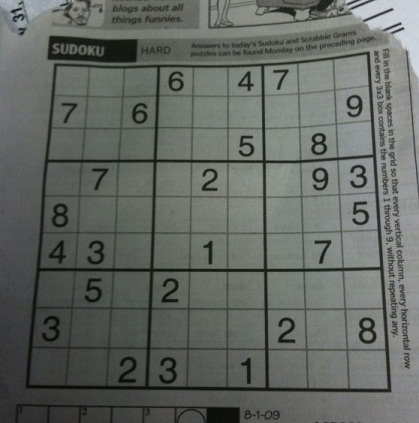
#> input picture Frontend/Superdoku/Assets/Images/Test/sudoku-original.jpg, 419 x 423 px, found by its file name
$ jupyter execute 'Sudoku Puzzle Extraction (OpenCV).ipynb'
#> lines starting #> are read from the running program, lines starting #| are printed output that depends on the picture; after the words box and inside, x2 and y2 are one past the last pixel; in counts of white or black regions, pixels touching at a corner belong together
# Sudoku Puzzle Extraction using OpenCV
See: https://medium.com/@neshpatel/solving-sudoku-part-ii-9a7019d196a2

First steps are to define a few utility functions for displaying and ploting things

[cell 1]
import cv2
import numpy as np
from IPython.display import Image

[cell 2]
import glob
glob.glob("../../Images/*")

[cell 3]
def showImg(title, image):
    cv2.imshow(title, image)

    # For Jupyter Notebook support
    cv2.waitKey(0)
    cv2.destroyAllWindows()

[cell 4]
# See: https://gist.github.com/mineshpatel1/22e86200eee86ebe3e221343b26fc3f3#file-display_points-py
def display_points(in_img, points, radius=5, colour=(0, 0, 255)):
    """Draws circular points on an image."""
    img = in_img.copy()

    # Dynamically change to a colour image if necessary
    if len(colour) == 3:
        if len(img.shape) == 2:
            img = cv2.cvtColor(img, cv2.COLOR_GRAY2BGR)
        elif img.shape[2] == 1:
            img = cv2.cvtColor(img, cv2.COLOR_GRAY2BGR)

    for point in points:
        img = cv2.circle(img, tuple(int(x) for x in point), radius, colour, -1)
    showImg("Display Points", img)
    return img

[cell 5]
def plot_many_images(images, titles, rows=1, columns=2):
    """Plots each image in a given list in a grid format using Matplotlib."""
    for i, image in enumerate(images):
        plt.subplot(rows, columns, i+1)
        plt.imshow(image, 'gray')
        plt.title(titles[i])
        plt.xticks([]), plt.yticks([])  # Hide tick marks
    plt.show()

[cell 6]
def display_rects(in_img, rects, colour=255):
    """Displays rectangles on the image."""
    img = in_img.copy()
    for rect in rects:
        img = cv2.rectangle(img, tuple(int(x) for x in rect[0]), tuple(int(x) for x in rect[1]), colour)
    showImg("Display Rectangles", img)
    return img

[cell 7]
def show_digits(digits, colour=255):
    """Shows list of 81 extracted digits in a grid format"""
    rows = []
    with_border = [cv2.copyMakeBorder(img.copy(), 1, 1, 1, 1, cv2.BORDER_CONSTANT, None, colour) for img in digits]
    for i in range(9):
        row = np.concatenate(with_border[i * 9:((i + 1) * 9)], axis=1)
        rows.append(row)
    showImg("Show Digits", np.concatenate(rows))

[cell 8]
def get_resized_img(img, threshold_dim=(500, 500)):
    width, height, channels = img.shape
    # If the image width and height do not exceed the specified threshold dimensions then resize accordingly
    if width < threshold_dim[0] and height < threshold_dim[1]:
        return cv2.resize(img, threshold_dim, interpolation=cv2.INTER_AREA)
    # Otherwise, return the original image
    return img

## What Are We Looking For?
Let’s start with an photo of a Sudoku board

[cell 9]
file_path = '../../Images/sudoku-original.jpg'
Image(file_path)

The board is at the center of the image and it’s really the only bit we’re interested in. The first thing we’ll want to do is separate the wheat from the chaff. The minimum information we need to do that are the four corners of the grid.

A human would trivially be able to identify the 4 corners of the grid and wouldn’t have to think about how they do it. Human brains handle this subconsciously. Sadly, this isn’t as easy for our technological troubadour and we will need to get a bit creative.

## How Computers Can See

Programming using images is quite complex and involves quite a lot of non-trivial mathematics. Luckily for us, there is an open source project, OpenCV, which has been made especially for these tasks. Luckier still, there are Python bindings for this project which Bernard will understand. Use ```pip install opencv-python``` to install the module and its dependencies. The following snippet reads an image from disk:

[cell 10]
img = cv2.imread(file_path, cv2.IMREAD_COLOR)
#> img is the input picture: shape (423, 419, 3); mean B, G, R 98.9, 103.6, 99.4
print(type(img))
#| <class 'numpy.ndarray'>
print(img.shape)
#| (423, 419, 3)
print(img)
#> (printed output is left out)
showImg("Original Image", img)

[cell 11]
# Assert that the image is at least 500x500 (if not then we have to resize it accordingly)
print("Original Dimensions: {}".format(img.shape))
#| Original Dimensions: (423, 419, 3)

[cell 12]
resized = get_resized_img(img)
print("Resized Dimensions: {}".format(resized.shape))
#| Resized Dimensions: (500, 500, 3)
showImg("Resized", resized)

If we inspect the type of ```img``` we can see that it's actually a [Numpy array](https://docs.scipy.org/doc/numpy-1.13.0/reference/arrays.ndarray.html). [Numpy](http://www.numpy.org/) is a Python module optimised for mathematic operations with matrices, and is certainly worth reading up on.

When we look at the content of ```img``` it appears at first glance to be somewhat incomprehensible. However when we use ```imshow``` to display the image on the screen it looks fine, so clearly the computer is comprehending it. The structure is actually quite simple: the [shape](https://docs.scipy.org/doc/numpy-1.13.0/reference/generated/numpy.ndarray.shape.html) of the array is 2-D (according to height and width of the image) and each pixel is represented by a [tuple](https://www.tutorialspoint.com/python/python_tuples.htm) of 3 representing the [Blue-Green-Red (BGR)](https://en.wikipedia.org/wiki/RGB_color_model) color channels (it defaults to BGR, not RGB). Each channel is an integer between 0 and 255, so ```(0, 0, 0)``` is pure black and ```(255, 255, 255)``` is pure white. These are in a list of lists (2-D matrix) where the number of rows is the height of the image and the number of columns the width. If we choose to read the image as greyscale (use ```cv2.IMREAD_GRAYSCALE```), the color information is lost and each element simply becomes a single integer between 0 and 255, representing the brightness of the pixel.

Back to the task at hand, we need a method for identifying the grid in the center. We’re going to take advantage of the fact that the Sudoku grid will likely be the largest complete feature in the image, assuming the photographer was competent and not attempting some elaborate and unusually cruel deception. The grid in the middle is the only relevant information in the image, so we want to get the coordinates of the four corners of the grid in order to keep the grid and remove the nonsense.

There are functions we can use to try to detect the corners in the image, but before doing that we should process the image to improve the reliability of those operations. At the moment the image is mostly grays and each pixel as some grey value between 0 and 255. This is quite noisy for the operations we will perform for corner detection. A way to reduce this is by applying [binary thresholding](http://docs.opencv.org/3.0-beta/doc/py_tutorials/py_imgproc/py_thresholding/py_thresholding.html#thresholding). These algorithms reduce an image to pure black and white, based on the contrast. Global thresholding (a.k.a, Binary thresholding) makes the split based on a threshold measured from the entire image, whereas adaptive thresholding calculates a threshold for each pixel in the image based on the mean value of surrounding pixels. This is useful when the contrast is uneven across parts of the image (e.g., shadows, etc.), which is pretty likely given the nature of human photographers.

[cell 13]
from matplotlib import pyplot as plt

img = cv2.imread(file_path, cv2.IMREAD_GRAYSCALE)
#> img: shape (423, 419)

# Binary global threshold using a value of 127
ret, threshold1 = cv2.threshold(img, 127, 255, cv2.THRESH_BINARY)
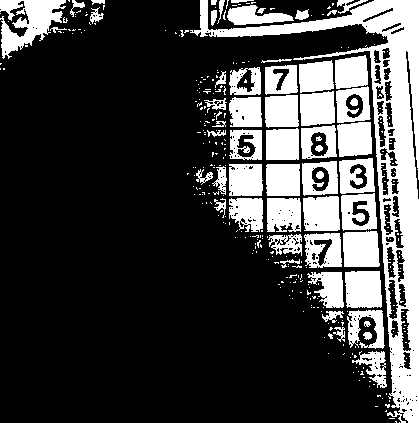
#> threshold1: shape (423, 419); 25.6% white; 333 white regions (274 under 20 px), largest, box (x1, y1, x2, y2) and area: (190, 0, 419, 423) 14935, (0, 0, 66, 59) 2037, (345, 271, 382, 308) 1282

# Binary adaptive threshold using 11 nearest neighbour pixels
threshold2 = cv2.adaptiveThreshold(img, 255, cv2.ADAPTIVE_THRESH_GAUSSIAN_C, cv2.THRESH_BINARY, 11, 2)
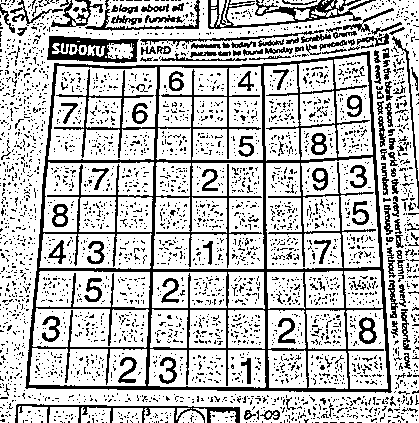
#> threshold2: shape (423, 419); 74.8% white; black in thin lines or dots

# showImg("Binary", threshold1)
# showImg("Adaptive", threshold2)
plot_many_images([threshold1, threshold2], ['Global (Binary)', 'Adaptive'])
#> the loop in plot_many_images, `for i, image in enumerate(images):` made 1 pass
#> (the call stopped at in plot_many_images, `plt.subplot(rows, columns, i+1)`: IPython is not available in this run)

We can also [blur](https://docs.opencv.org/3.1.0/d4/d13/tutorial_py_filtering.html) the image beforehand to reduce the noise picked up by the thresholding algorithm and [dilate](https://docs.opencv.org/3.0-beta/doc/py_tutorials/py_imgproc/py_morphological_ops/py_morphological_ops.html#dilation) the image to increase the thickness of the lines. It's necessary to preprocess the image in this way so that the computer can interpret pixels correctly to identify the sudoku puzzle.

[cell 14]
def pre_process_image(img, skip_dilate=False, show_steps=False):
    """Uses a blurring function, adaptive thresholding and dilation to expose the main features of an image."""
#> called with skip_dilate = False, show_steps = True

    # Gaussian blur with a kernal size (height, width) of 9.
    # Note that kernal sizes must be positive and odd and the kernel must be square.
    gaussian = cv2.GaussianBlur(img.copy(), (9, 9), 0)
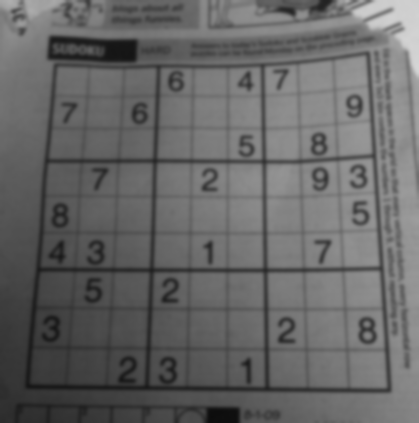
#> gaussian: shape (423, 419); min 12, max 213, mean 101.9

    # Adaptive threshold using 11 nearest neighbour pixels
    adaptive = cv2.adaptiveThreshold(gaussian, 255, cv2.ADAPTIVE_THRESH_GAUSSIAN_C, cv2.THRESH_BINARY, 11, 2)
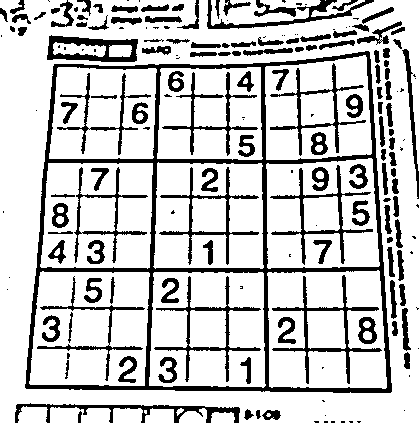
#> adaptive: shape (423, 419); 78.7% white; 189 black regions (65 under 20 px), largest, box (x1, y1, x2, y2) and area: (25, 51, 392, 393) 10968, (272, 275, 382, 384) 1391, (154, 276, 261, 382) 1255

    # Invert colours, so gridlines have non-zero pixel values.
    # Necessary to dilate the image, otherwise will look like erosion instead.
    proc = cv2.bitwise_not(adaptive, adaptive)

    if not skip_dilate:
        # Dilate the image to increase the size of the grid lines.
#         kernel = np.array([[0., 1., 0.], [1., 1., 1.], [0., 1., 0.]])
        kernel = cv2.getStructuringElement(cv2.MORPH_RECT, (3,3))
        proc = cv2.dilate(proc, kernel, iterations=1)
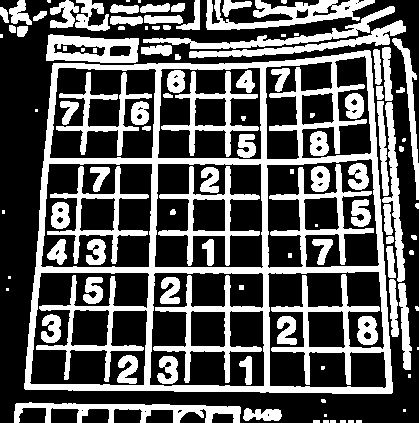
#> proc: shape (423, 419); 35.2% white; 110 white regions (26 under 20 px)

    # Display images
    if show_steps:
        plot_many_images(
            [img, gaussian, adaptive, proc],
            ['Original', 'Blur', 'Adaptive Threshold', 'Bitwise Not' if skip_dilate else 'Dilate'],
            rows=2, columns=2
        )
#> (the call stopped at in plot_many_images, `plt.subplot(rows, columns, i+1)`: IPython is not available in this run)

    return proc

[cell 15]
img = cv2.imread(file_path, cv2.IMREAD_GRAYSCALE)
processed = pre_process_image(img, skip_dilate=False, show_steps=True)
showImg("Processed", processed)

Compare the adaptive threshold images from the previous implementation that didn't use gaussian blurring to see the noise reduction when we use blurring: in this case less detail is more. Now we’ve reduced the complexity of the image considerably and have retained the feature of the image we are interested in, the only bit left is to have Bernard pick out the right shape. As the photographer is trying to take a photo of the Sudoku board, we can assume that it is the largest single feature in the image so long as the photographer isn’t an ignoramus.

Contours are a way of describing the boundaries of a shape that has the exact same intensity. Since we converted to binary tones using thresholding, we can use the [findContours](https://docs.opencv.org/3.3.0/d4/d73/tutorial_py_contours_begin.html) (algorithm) function to detect the contours in the image:

[cell 16]
# Find the contours in the image
# cv2.RETR_TREE indicates how the contours will be retrieved:
# See: https://docs.opencv.org/trunk/d9/d8b/tutorial_py_contours_hierarchy.html
#
# cv2.CHAIN_APPROX_SIMPLE condenses the contour information, only storing the minimum number of points to describe
# the contour shape.
ext_contours, hier = cv2.findContours(processed.copy(), cv2.RETR_EXTERNAL, cv2.CHAIN_APPROX_SIMPLE)
#> ext_contours = 67 contours, 31 with area under 20; largest, box (x1, y1, x2, y2) and area: (24, 50, 393, 394) 113184, (206, 0, 375, 30) 2162, (46, 34, 139, 63) 2128, (14, 402, 241, 423) 1748, (143, 6, 395, 49) 1466
contours, hier = cv2.findContours(processed.copy(), cv2.RETR_LIST, cv2.CHAIN_APPROX_SIMPLE)
#> contours = 166 contours, 63 with area under 20; largest, box (x1, y1, x2, y2) and area: (24, 50, 393, 394) 113184, (40, 163, 153, 268) 10979, (154, 163, 264, 269) 10946, (267, 271, 387, 389) 9860, (29, 272, 150, 386) 9650

processed = cv2.cvtColor(processed, cv2.COLOR_GRAY2RGB)
#> processed: shape (423, 419, 3); 35.2% white; 110 white regions (26 under 20 px)

# Draw all of the contours on the image in 2px red lines
all_contours = cv2.drawContours(processed.copy(), contours, -1, (255, 0, 0), 2)
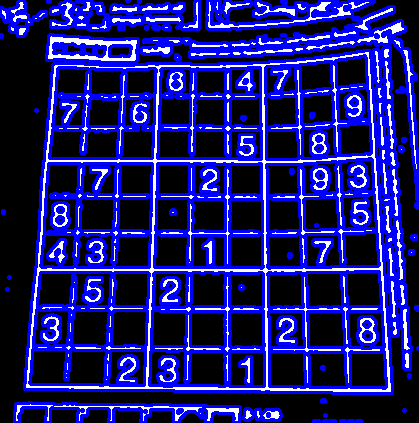
#> all_contours: shape (423, 419, 3); mean B, G, R 122.8, 27, 27
external_only = cv2.drawContours(processed.copy(), ext_contours, -1, (255, 0, 0), 2)
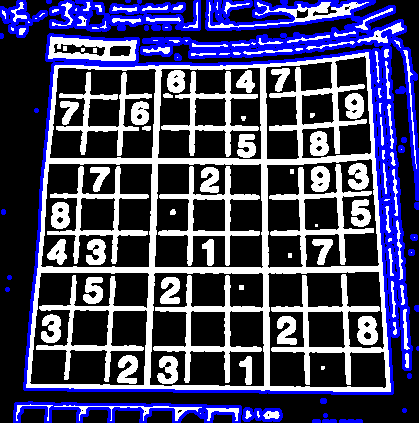
#> external_only: shape (423, 419, 3); mean B, G, R 101.5, 68.4, 68.4

# showImg("All Contours", all_contours)
# showImg("External Only", external_only)

plot_many_images([all_contours, external_only], ['All Contours', 'External Only'])
#> (the call stopped at in plot_many_images, `plt.subplot(rows, columns, i+1)`: IPython is not available in this run)

We can see that the contours describe the shapes we need incredibly well and that we only need the external contours to extract the board from the rest of the image. The function [cv2.contourArea](https://docs.opencv.org/trunk/dd/d49/tutorial_py_contour_features.html) is handy here as we can use it to easily get the largest feature in the image. We could use the [Ramer-Douglas-Peucker](https://en.wikipedia.org/wiki/Ramer%E2%80%93Douglas%E2%80%93Peucker_algorithm) algorithm to approximate the number of sides of the shape as well as this would allow us to filter for rectangular objects only. However, this limitation can give false negatives when folds in the page give the illusion that the grid had 5 sides instead of 4. As such it is more reliable to do away with this constraint and solely base the grid on the area.

Finally, getting the four corners of the grid is easy with the following logic:

* Top left point has the smallest ```x``` and smallest ```y``` coordinate, so minimize ```x + y```.
* Top right point has the largest ```x``` and the smallest ```y``` coordinate, so maximise ```x - y```.
* Bottom right point has the largest ```x``` and the largest ```y``` coordinate, so maximise ```x + y```.
* Bottom left point has the smallest ```x``` and the largest ```y``` coordinate, so minimise ```x - y```.

[cell 17]
import operator

def find_corners_of_largest_polygon(img):
    """Finds the 4 extreme corners of the largest contour in the image."""
    contours, h = cv2.findContours(img.copy(), cv2.RETR_EXTERNAL, cv2.CHAIN_APPROX_SIMPLE)  # Find contours
#> contours has the same summary as ext_contours outside find_corners_of_largest_polygon; h = 67 rows, first 6: [1, -1, -1, -1], [2, 0, -1, -1], [3, 1, -1, -1], [4, 2, -1, -1], [5, 3, -1, -1], [6, 4, -1, -1]
    contours = sorted(contours, key=cv2.contourArea, reverse=True)  # Sort by area, descending
    polygon = contours[0]  # Largest image
#> polygon = contour of 169 points, box (x1, y1, x2, y2) (24, 50, 393, 394), area 113184

    # Use of `operator.itemgetter` with `max` and `min` allows us to get the index of the point
    # Each point is an array of 1 coordinate, hence the [0] getter, then [0] or [1] used to get x and y respectively.

    # Bottom-right point has the largest (x + y) value
    # Top-left has point smallest (x + y) value
    # Bottom-left point has smallest (x - y) value
    # Top-right point has largest (x - y) value
    bottom_right, _ = max(enumerate([pt[0][0] + pt[0][1] for pt in polygon]), key=operator.itemgetter(1))
#> bottom_right = 121
    top_left, _ = min(enumerate([pt[0][0] + pt[0][1] for pt in polygon]), key=operator.itemgetter(1))
#> top_left = 45
    bottom_left, _ = min(enumerate([pt[0][0] - pt[0][1] for pt in polygon]), key=operator.itemgetter(1))
#> bottom_left = 104
    top_right, _ = max(enumerate([pt[0][0] - pt[0][1] for pt in polygon]), key=operator.itemgetter(1))
#> top_right = 167

    # Return an array of all 4 points using the indices
    # Each point is in its own array of one coordinate
    return [polygon[top_left][0], polygon[top_right][0], polygon[bottom_right][0], polygon[bottom_left][0]]

[cell 18]
# Doing everything together now
img = cv2.imread(file_path, cv2.IMREAD_GRAYSCALE)
processed = pre_process_image(img)
corners = find_corners_of_largest_polygon(processed)
#> corners = [[53, 63], [370, 51], [391, 393], [24, 388]]
print(corners)
#| [array([53, 63], dtype=int32), array([370,  51], dtype=int32), array([391, 393], dtype=int32), array([ 24, 388], dtype=int32)]
display_points(processed, corners)
#> the loop in display_points, `for point in points:` made 4 passes
#> pass 3, in display_points, `img = cv2.circle(img, tuple(int(x) for x in point), radius, colour, -1)`:
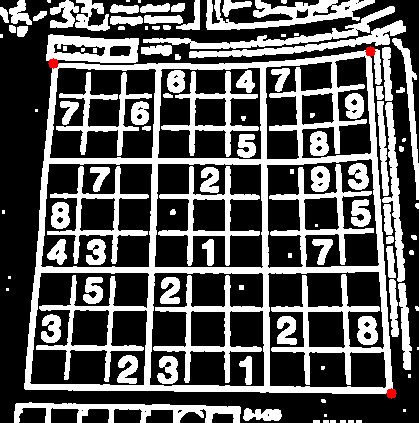
#> img: shape (423, 419, 3); mean B, G, R 89.7, 89.7, 90.1
#> (the rest of the program and of its run is left out)
